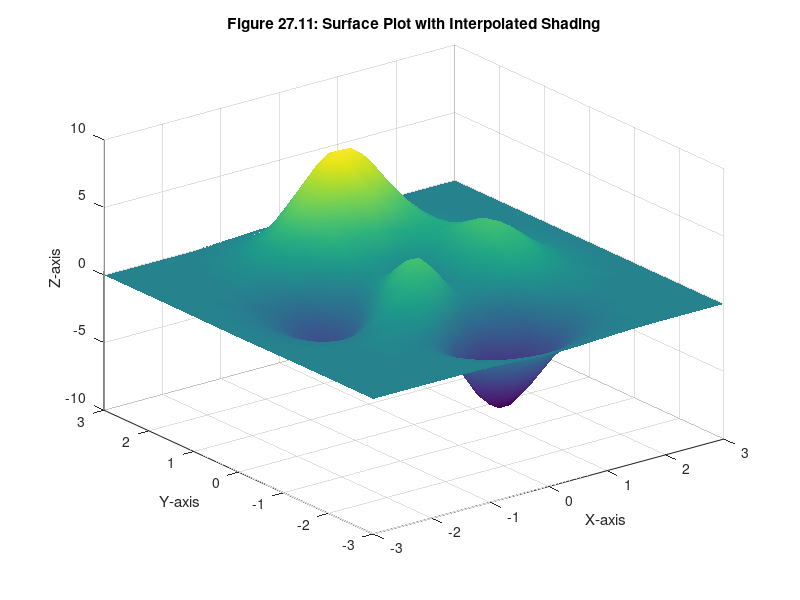

MATLAB code to generate this figure:
[X,Y,Z] = peaks(30);
surf(X,Y,Z)  % same plot as above
xlabel('X-axis'), ylabel('Y-axis'), zlabel('Z-axis')
shading interp
title('Figure 27.11: Surface Plot with Interpolated Shading')
